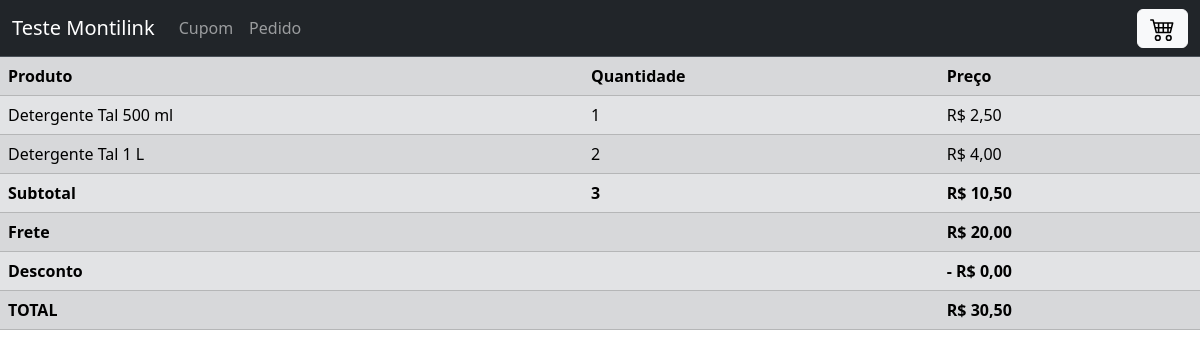
Page /index.php?class=pedido&action=getAllItemFromPedido&cod_pedido=25 on the committed database.
### tables this page shows
CREATE TABLE IF NOT EXISTS `pedido` (
  `cod_pedido` int NOT NULL AUTO_INCREMENT,
  `preco_subtotal` double NOT NULL,
  `frete` double NOT NULL,
  `desconto` double NOT NULL,
  `email` varchar(250) NOT NULL,
  `cep` varchar(8) NOT NULL,
  `status` varchar(100) NOT NULL DEFAULT 'pendente',
  PRIMARY KEY (`cod_pedido`)
);

### model/model.php (called while the page is built, shortened)
<?php
    class model{
        public function __construct(){
            global $db;
            $this->db = $db;
        }
    }
?>

### model/pedido.php (called while the page is built, shortened)
<?php
    Class Pedido extends model{
        public function get($cod_pedido){
            $array = array();
            $sql = "SELECT * FROM PEDIDO where cod_pedido = :cod_pedido";
            $sql = $this->db->prepare($sql);
            $sql->bindValue(":cod_pedido",$cod_pedido);
            $sql->execute();
            if($sql->rowCount() > 0){
                $array = $sql->fetch(\PDO::FETCH_ASSOC);
            }
            return $array;
        }
    }
?>

### view/page/pedido_detalhes.php (the view)
<html>
    <?php require_once(__DIR__.'/../component/head.php');?>
    <body>
        <?php
            require_once(__DIR__.'/../component/menu.php');
            if (isset($_REQUEST['allItem']) && !empty($_REQUEST['allItem'] && isset($_REQUEST['pedido']))) {
                $pedido = $_REQUEST['pedido'];
                $qtd_total = 0;
        ?>
            <table class="table table-secondary table-striped">
                <tr>
                    <th>Produto</th>
                    <th>Quantidade</th>
                    <th>Preço</th>
                </tr>
                <?php foreach ($_REQUEST['allItem'] as $item): ?>
                    <tr>
                        <?php
                            $qtd_total += $item['quantidade'];
                        ?>
                        <td><?php echo $item['nome_item'] ?></td>
                        <td><?php echo $item['quantidade'] ?></td>
                        <td><?php echo "R$ " . number_format($item['preco'],2,",","."); ?></td>
                    </tr>
                <?php endforeach ?>
                <tr>
                    <th>Subtotal</th>
                    <th><?php echo $qtd_total ?></th>
                    <th><?php echo "R$ " . number_format($pedido['preco_subtotal'],2,",","."); ?></th>
                </tr>
                <tr>
                    <th>Frete</th>
                    <th></th>
                    <th><?php echo "R$ " . number_format($pedido['frete'],2,",","."); ?></th>
                </tr>
                    <th>Desconto</th>
                    <th></th>
                    <th><?php echo "- R$ " . number_format($pedido['desconto'],2,",","."); ?></th>
                <tr>
                    <?php
                        $preco_total = $pedido['preco_subtotal'] + $pedido['frete'] - $pedido['desconto'];
                    ?>
                    <th>TOTAL</th>
                    <th></th>
                    <th><?php echo "R$ " . number_format($preco_total,2,",","."); ?></th>
                </tr>
            </table>
        <?php
            }
        ?>
    </body>
</html>

### rows in the picture
pedido: preco_subtotal "10,50", frete "20,00", desconto "0,00", preco_total "30,50"

### other values in the picture
$item['nome_item'] "Detergente Tal 500 ml"
$item['quantidade'] "1"
$item['preco'] "2,50"
$item['nome_item'] "Detergente Tal 1 L"
$item['quantidade'] "2"
$item['preco'] "4,00"
$qtd_total "3"
